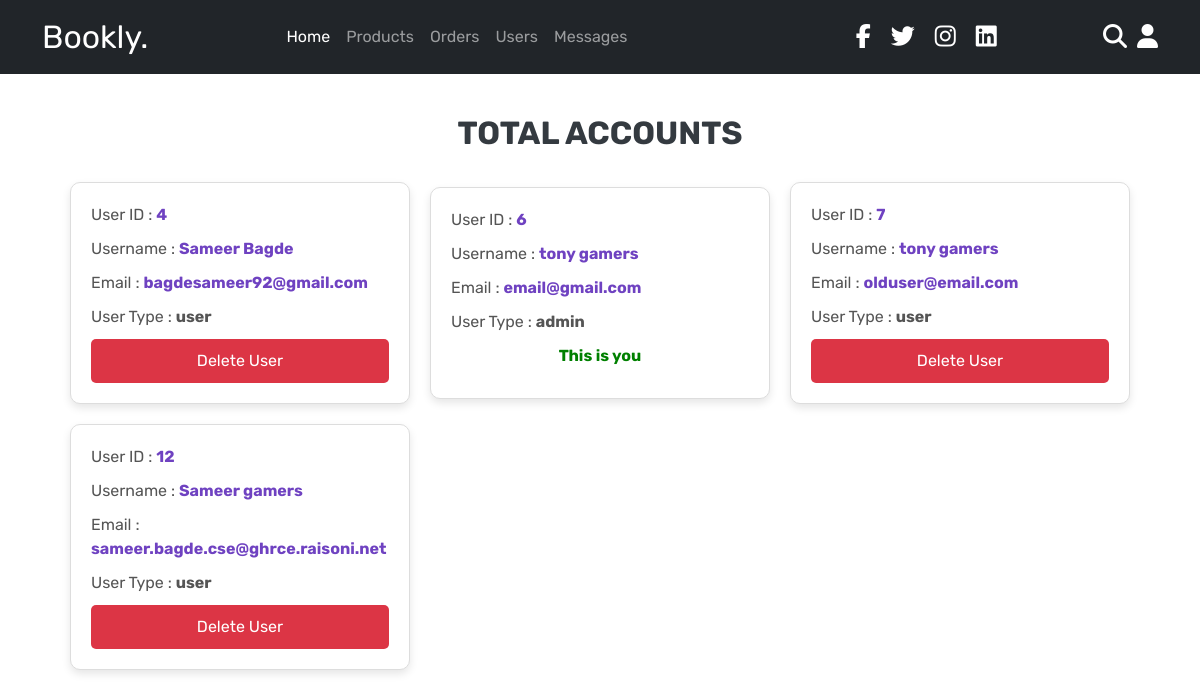
Page /total_users.php (signed in) on the committed database.
### tables this page shows
CREATE TABLE `user` (
  `id` int(11) NOT NULL,
  `first_name` varchar(255) NOT NULL,
  `last_name` varchar(255) NOT NULL,
  `email` varchar(255) NOT NULL,
  `password` varchar(255) NOT NULL,
  `user_type` varchar(255) NOT NULL
);

### total_users.php (the view, shortened to what this page needs)
<?php
include 'connection.php';
$logged_in_email = $_SESSION['email'];
?>
<!DOCTYPE html>
<html lang="en">
<head>
   <link rel="stylesheet" href="https://cdnjs.cloudflare.com/ajax/libs/font-awesome/6.0.0/css/all.min.css">
   <link rel="stylesheet" href="css/admin_style.css">
</head>
<body>
<?php include 'header.php'; ?>
<section class="users">
   <h1 class="title">total accounts</h1>
   <div class="box-container">
      <?php
         $select_users = mysqli_query($connection, "SELECT * FROM `user` ") or die('query failed');
         while($fetch_users = mysqli_fetch_assoc($select_users)){
      ?>
      <div class="box">
         <p> User ID : <span><?php echo $fetch_users['id']; ?></span> </p>
         <p> Username : <span><?php echo $fetch_users['first_name'] . ' ' . $fetch_users['last_name']; ?></span> </p>
         <p> Email : <span><?php echo $fetch_users['email']; ?></span> </p>
         <p> User Type : <span style="color: var(--orange);"><?php echo $fetch_users['user_type']; ?></span> </p>
         <?php if ($fetch_users['email'] != $logged_in_email) { ?>
            <a href="admin_users.php?delete=<?php echo $fetch_users['id']; ?>" onclick="return confirm('Delete this admin user?');" class="delete-btn">Delete User</a>
         <?php } else { ?>
            <p style="color: green; font-weight: bold; text-align: center;">This is you</p>
         <?php } ?>      </div>
      <?php
         };
      ?>
   </div>
</section>
</body>
</html>

### admin_style.css (style rules this page uses)
:root { --admin-purple: #8e44ad; --admin-red: #c0392b; --admin-orange: #f39c12; --admin-black: #333; --admin-white: #fff; --admin-light-color: #666; --admin-light-white: #ccc; --admin-light-bg: #f5f5f5; --admin-border: 1px solid var(--admin-black); --admin-box-shadow: 0 4px 10px rgba(0,0,0,0.1); }
* { font-family: 'Rubik', sans-serif; margin: 0; padding: 0; box-sizing: border-box; outline: none; border: none; text-decoration: none; transition: all 0.2s linear; }

### total_users.php (style rules this page uses)
.title { margin-top: 40px; text-align: center; font-size: 2rem; font-weight: bold; color: #343a40; margin-bottom: 30px; text-transform: uppercase; }
.box-container { display: grid; grid-template-columns: repeat(3, 1fr); gap: 20px; justify-content: center; max-width: 1100px; margin: auto; padding: 0 20px; }
.box { background: #ffffff; border: 1px solid #ddd; border-radius: 10px; padding: 20px; width: 100%; max-width: 350px; box-shadow: 0px 4px 8px rgba(0, 0, 0, 0.1); transition: transform 0.3s ease-in-out; margin: auto; }
.box p { font-size: 1rem; margin-bottom: 10px; color: #555; }
.box p span { font-weight: bold; color: #6f42c1; }
.delete-btn { display: block; width: 100%; text-align: center; padding: 10px; font-size: 1rem; border-radius: 5px; background: #dc3545; color: white; text-decoration: none; transition: background 0.3s; }

### header.php (style rules this page uses)
:root { --primary: #8e44ad; --secondary: #6c3483; --accent: #f39c12; --dark: #333; --light: #fff; --gray: #f5f5f5; --text-color: #666; --border: 1px solid #ddd; --box-shadow: 0 .5rem 1rem rgba(0,0,0,.1); --transition: all 0.3s ease-in-out; }
* { margin: 0; padding: 0; box-sizing: border-box; font-family: 'Rubik', sans-serif; }

### rows in the picture
user: id "4", first_name "Sameer", last_name "Bagde", email "bagdesameer92@gmail.com", user_type "user"
user: id "6", first_name "tony", last_name "gamers", email "email@gmail.com", user_type "admin", shows "This is you"
user: id "7", first_name "tony", last_name "gamers", email "olduser@email.com", user_type "user"
user: id "12", first_name "Sameer", last_name "gamers", email "sameer.bagde.cse@ghrce.raisoni.net", user_type "user"
